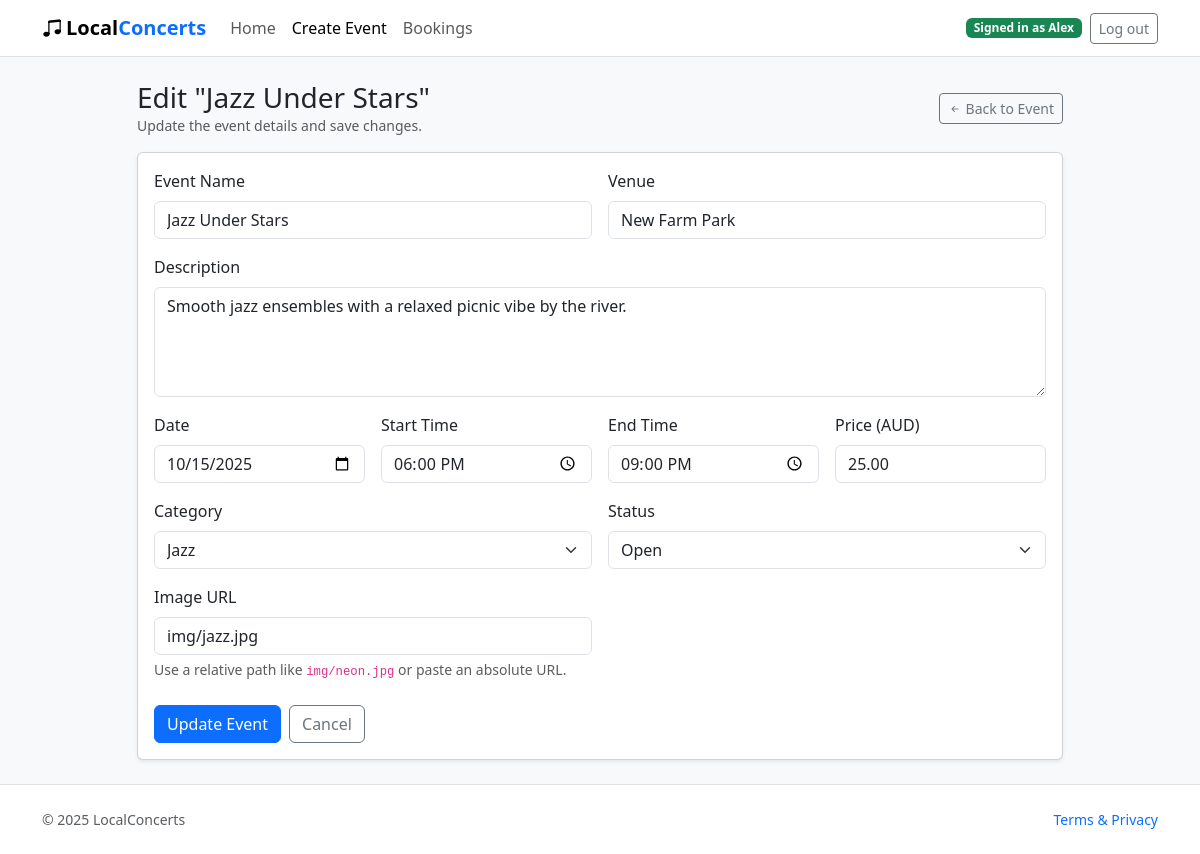
The app's page /events/2/edit (signed in), older data.
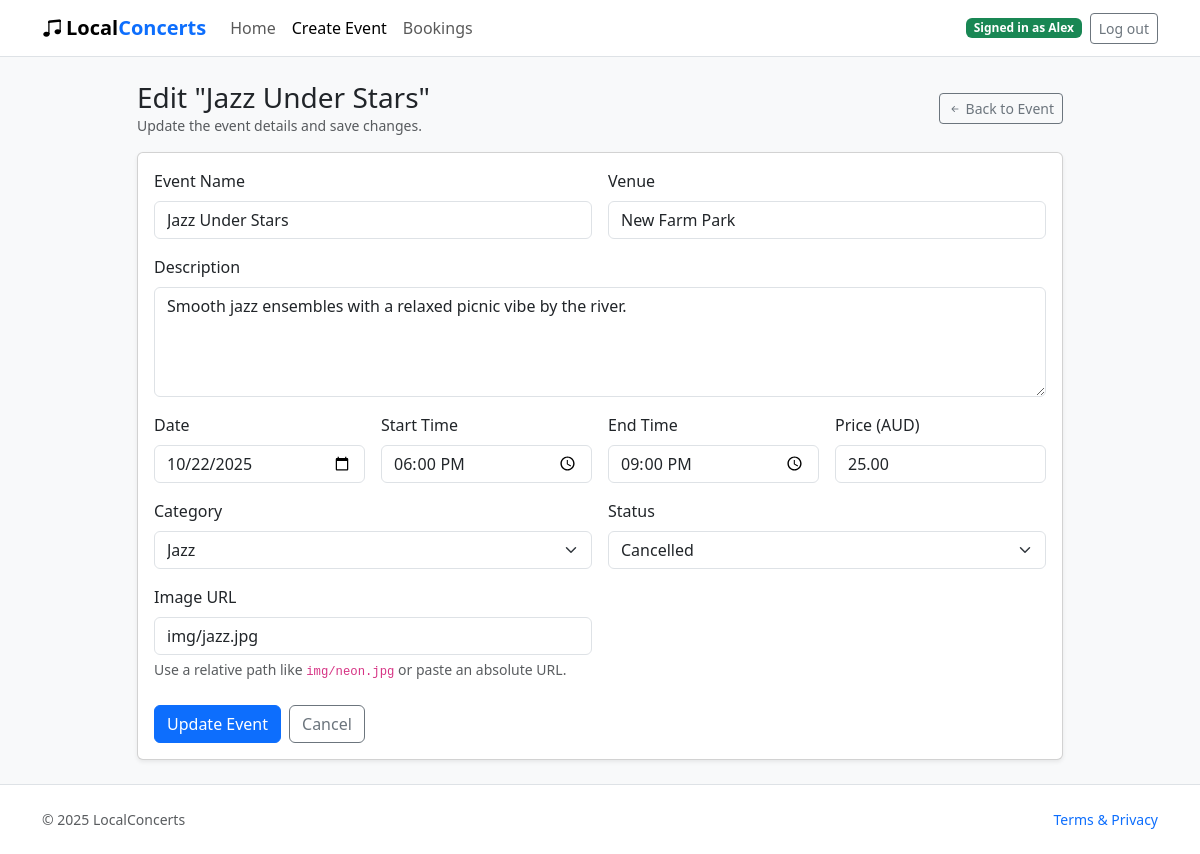
The same page, newer data.
### website/models.py (models this page shows, shortened)
class Event(db.Model):
    id = db.Column(db.Integer, primary_key=True)
    title = db.Column(db.String(150), nullable=False)
    venue = db.Column(db.String(150), nullable=False)
    description = db.Column(db.Text, nullable=False)
    start_time = db.Column(db.DateTime, nullable=False)
    end_time = db.Column(db.DateTime, nullable=False)
    price = db.Column(db.Numeric(10, 2), nullable=False, default=0)
    status = db.Column(db.String(40), nullable=False, default='Open')
    category = db.Column(db.String(60))
    image_url = db.Column(db.String(255))
    comments = db.relationship('Comment', back_populates='event', cascade='all, delete-orphan')
    orders = db.relationship('Order', back_populates='event', cascade='all, delete-orphan')

### website/views.py (the view, shortened to what this page needs)
@main_bp.route('/events/<int:event_id>/edit', methods=['GET', 'POST'])
@login_required
def edit_event(event_id: int):
    event = db.session.get(Event, event_id)
    if event is None:
        abort(404)
    form = EventForm(obj=event)
    form.submit.label.text = 'Update Event'
    if request.method == 'GET':
        if event.start_time:
            form.start_date.data = event.start_time.date()
            form.start_time.data = event.start_time.time()
        if event.end_time:
            form.end_time.data = event.end_time.time()
        elif event.start_time:
            form.end_time.data = event.start_time.time()
    template_context = {
        'form': form,
        'form_action': url_for('main.edit_event', event_id=event.id),
        'page_title': f'Edit {event.title}',
        'page_heading': f'Edit "{event.title}"',
        'page_subheading': 'Update the event details and save changes.',
        'back_url': url_for('main.event', event_id=event.id),
        'back_label': 'Back to Event',
        'active_nav': 'create',
        'is_edit': True,
    }
    return render_template('create.html', **template_context)

### website/templates/create.html (shortened to what the changed rows need)
<!doctype html>
<html lang="en">
<head>
  <link href="https://cdn.jsdelivr.net/npm/bootstrap@5.3.3/dist/css/bootstrap.min.css" rel="stylesheet"/>
  <link href="https://cdn.jsdelivr.net/npm/bootstrap-icons@1.11.3/font/bootstrap-icons.css" rel="stylesheet"/>
  <link rel="stylesheet" href="{{ url_for('static', filename='style/styles.css') }}"/>
</head>
<body>
  <main class="container py-4">
    <div class="row justify-content-center">
      <div class="col-12 col-lg-10">
        <div class="card shadow-sm">
          <div class="card-body">
            <form method="post" action="{{ form_action or url_for('main.create_event') }}" novalidate>
              <div class="row g-3">
                <div class="col-12 col-md-6">
                  {% set title_classes = 'form-control' + (' is-invalid' if form.title.errors else '') %}
                  {{ form.title.label(class_='form-label') }}
                  {{ form.title(class_=title_classes, placeholder='City Lights Festival') }}
                </div>
                <div class="col-12 col-md-6">
                  {% set venue_classes = 'form-control' + (' is-invalid' if form.venue.errors else '') %}
                  {{ form.venue.label(class_='form-label') }}
                  {{ form.venue(class_=venue_classes, placeholder='Riverstage, Brisbane') }}
                </div>
                <div class="col-12">
                  {% set desc_classes = 'form-control' + (' is-invalid' if form.description.errors else '') %}
                  {{ form.description.label(class_='form-label') }}
                  {{ form.description(class_=desc_classes, rows='4', placeholder='Tell attendees what makes this show special...') }}
                </div>
                <div class="col-6 col-md-3">
                  {% set date_classes = 'form-control' + (' is-invalid' if form.start_date.errors else '') %}
                  {{ form.start_date.label(class_='form-label') }}
                  {{ form.start_date(class_=date_classes) }}
                </div>
                <div class="col-6 col-md-3">
                  {% set start_time_classes = 'form-control' + (' is-invalid' if form.start_time.errors else '') %}
                  {{ form.start_time.label(class_='form-label') }}
                  {{ form.start_time(class_=start_time_classes) }}
                </div>
                <div class="col-6 col-md-3">
                  {% set end_time_classes = 'form-control' + (' is-invalid' if form.end_time.errors else '') %}
                  {{ form.end_time.label(class_='form-label') }}
                  {{ form.end_time(class_=end_time_classes) }}
                </div>
                <div class="col-6 col-md-3">
                  {% set price_classes = 'form-control' + (' is-invalid' if form.price.errors else '') %}
                  {{ form.price.label(class_='form-label') }}
                  {{ form.price(class_=price_classes, step='0.01', min='0', placeholder='39.00') }}
                </div>
                <div class="col-12 col-md-6">
                  {% set category_classes = 'form-select' + (' is-invalid' if form.category.errors else '') %}
                  {{ form.category.label(class_='form-label') }}
                  {{ form.category(class_=category_classes) }}
                </div>
                <div class="col-12 col-md-6">
                  {% set status_classes = 'form-select' + (' is-invalid' if form.status.errors else '') %}
                  {{ form.status.label(class_='form-label') }}
                  {{ form.status(class_=status_classes) }}
                </div>
                <div class="col-12 col-md-6">
                  {% set image_classes = 'form-control' + (' is-invalid' if form.image_url.errors else '') %}
                  {{ form.image_url.label(class_='form-label') }}
                  {{ form.image_url(class_=image_classes, placeholder='img/hero1.jpg') }}
                  <div class="form-text">Use a relative path like <code>img/neon.jpg</code> or paste an absolute URL.</div>
                </div>
              </div>
            </form>
          </div>
        </div>
      </div>
    </div>
  </main>
</body>
</html>

Row changes from the older to the newer data that the page shows:
changed Event "Jazz Under Stars": status "Open" → "Cancelled"
Text that changed along with them:
form field start_date: "10/15/2025" → "10/22/2025"
